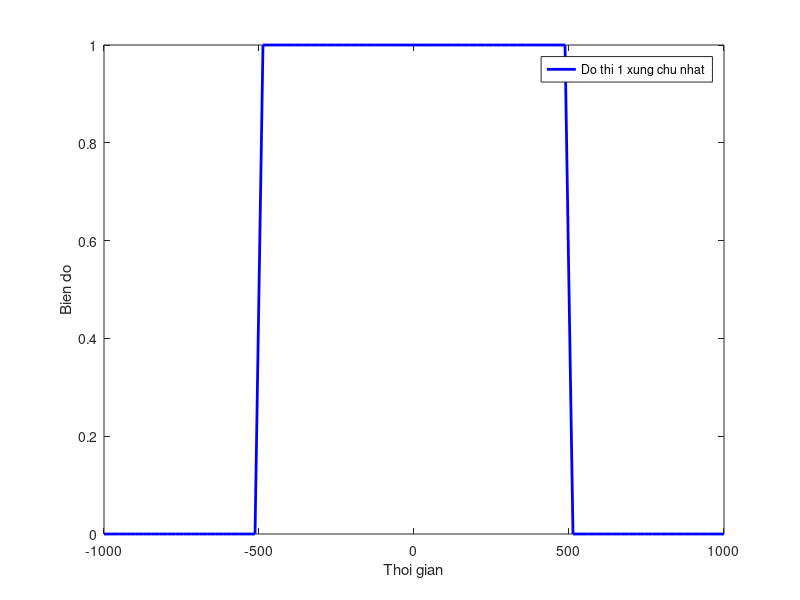

MATLAB code to generate this figure:
clear all;
close all;
clc;
T=1000;
t=-T:T/39:T;
A=zeros(size(t));
A(t>=-T/2&t<=T/2)=1;
plot(t,A,'b','Linewidth',2);
xlabel('Thoi gian');
ylabel('Bien do');
legend('Do thi 1 xung chu nhat ');
